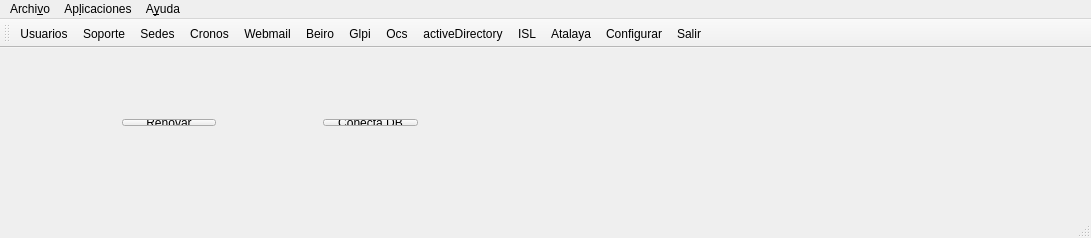
<?xml version="1.0" encoding="UTF-8"?>
<ui version="4.0">
 <class>Botonera</class>
 <widget class="QMainWindow" name="Botonera">
  <property name="geometry">
   <rect>
    <x>0</x>
    <y>0</y>
    <width>1091</width>
    <height>238</height>
   </rect>
  </property>
  <property name="windowTitle">
   <string>Botonera</string>
  </property>
  <widget class="QWidget" name="centralWidget">
   <widget class="QWidget" name="">
    <property name="geometry">
     <rect>
      <x>10</x>
      <y>60</y>
      <width>821</width>
      <height>29</height>
     </rect>
    </property>
    <layout class="QHBoxLayout" name="horizontalLayout_5">
     <item>
      <layout class="QHBoxLayout" name="barra_estado">
       <item>
        <widget class="QLabel" name="kerberos">
         <property name="font">
          <font>
           <family>Ubuntu Condensed</family>
           <weight>75</weight>
           <bold>true</bold>
          </font>
         </property>
         <property name="text">
          <string/>
         </property>
        </widget>
       </item>
       <item>
        <widget class="QPushButton" name="pb_kerberos">
         <property name="text">
          <string>Renovar</string>
         </property>
        </widget>
       </item>
      </layout>
     </item>
     <item>
      <layout class="QHBoxLayout" name="horizontalLayout">
       <item>
        <widget class="QLabel" name="label_DB">
         <property name="font">
          <font>
           <family>Ubuntu Condensed</family>
           <weight>75</weight>
           <bold>true</bold>
          </font>
         </property>
         <property name="text">
          <string/>
         </property>
        </widget>
       </item>
       <item>
        <widget class="QPushButton" name="pb_reconectaDB">
         <property name="text">
          <string>Conecta DB</string>
         </property>
        </widget>
       </item>
      </layout>
     </item>
     <item>
      <layout class="QHBoxLayout" name="horizontalLayout_3">
       <item>
        <widget class="QLabel" name="label_username">
         <property name="font">
          <font>
           <family>Ubuntu Condensed</family>
           <weight>75</weight>
           <bold>true</bold>
          </font>
         </property>
         <property name="text">
          <string/>
         </property>
        </widget>
       </item>
      </layout>
     </item>
     <item>
      <layout class="QHBoxLayout" name="horizontalLayout_2">
       <item>
        <widget class="QLabel" name="label_ip">
         <property name="font">
          <font>
           <family>Ubuntu Condensed</family>
           <weight>75</weight>
           <italic>false</italic>
           <bold>true</bold>
          </font>
         </property>
         <property name="text">
          <string/>
         </property>
        </widget>
       </item>
      </layout>
     </item>
    </layout>
   </widget>
  </widget>
  <widget class="QMenuBar" name="menuBar">
   <property name="geometry">
    <rect>
     <x>0</x>
     <y>0</y>
     <width>1091</width>
     <height>22</height>
    </rect>
   </property>
   <widget class="QMenu" name="menuNuevo">
    <property name="title">
     <string>Archi&amp;vo</string>
    </property>
    <addaction name="actionNuevo_Men"/>
    <addaction name="separator"/>
    <addaction name="actionSalir"/>
   </widget>
   <widget class="QMenu" name="menuAplicaciones">
    <property name="title">
     <string>Ap&amp;licaciones</string>
    </property>
    <addaction name="actionUsuarios"/>
    <addaction name="actionSoporte"/>
    <addaction name="actionCronos"/>
    <addaction name="actionWebmail"/>
    <addaction name="actionBeiro"/>
    <addaction name="actionGlpi"/>
    <addaction name="actionOcs"/>
    <addaction name="actionActiveDirectory"/>
    <addaction name="actionISL"/>
    <addaction name="actionConfigurar"/>
   </widget>
   <widget class="QMenu" name="menuAcerca_de">
    <property name="title">
     <string>A&amp;yuda</string>
    </property>
    <addaction name="actionAcerca_de"/>
   </widget>
   <addaction name="menuNuevo"/>
   <addaction name="menuAplicaciones"/>
   <addaction name="menuAcerca_de"/>
  </widget>
  <widget class="QToolBar" name="mainToolBar">
   <property name="baseSize">
    <size>
     <width>0</width>
     <height>0</height>
    </size>
   </property>
   <property name="iconSize">
    <size>
     <width>70</width>
     <height>70</height>
    </size>
   </property>
   <attribute name="toolBarArea">
    <enum>TopToolBarArea</enum>
   </attribute>
   <attribute name="toolBarBreak">
    <bool>false</bool>
   </attribute>
   <addaction name="actionUsuarios"/>
   <addaction name="actionSoporte"/>
   <addaction name="actionSedes"/>
   <addaction name="actionCronos"/>
   <addaction name="actionWebmail"/>
   <addaction name="actionBeiro"/>
   <addaction name="actionGlpi"/>
   <addaction name="actionOcs"/>
   <addaction name="actionActiveDirectory"/>
   <addaction name="actionISL"/>
   <addaction name="actionAtalaya"/>
   <addaction name="actionConfigurar"/>
   <addaction name="actionSalir"/>
  </widget>
  <widget class="QStatusBar" name="statusBar">
   <property name="font">
    <font>
     <weight>75</weight>
     <bold>true</bold>
    </font>
   </property>
  </widget>
  <action name="actionUsuarios">
   <property name="enabled">
    <bool>true</bool>
   </property>
   <property name="icon">
    <iconset>
     <normaloff>../../../usr/share/grx/asistencia/iconos/usuarios.png</normaloff>../../../usr/share/grx/asistencia/iconos/usuarios.png</iconset>
   </property>
   <property name="text">
    <string>&amp;Usuarios</string>
   </property>
   <property name="toolTip">
    <string>Usuarios</string>
   </property>
   <property name="shortcut">
    <string>Ctrl+F1</string>
   </property>
   <property name="visible">
    <bool>true</bool>
   </property>
  </action>
  <action name="actionCronos">
   <property name="icon">
    <iconset>
     <normaloff>../../../usr/share/grx/asistencia/iconos/cronos.png</normaloff>../../../usr/share/grx/asistencia/iconos/cronos.png</iconset>
   </property>
   <property name="text">
    <string>&amp;Cronos</string>
   </property>
   <property name="toolTip">
    <string>Cronos</string>
   </property>
   <property name="shortcut">
    <string>Ctrl+F2</string>
   </property>
  </action>
  <action name="actionWebmail">
   <property name="icon">
    <iconset>
     <normaloff>../../../usr/share/grx/asistencia/iconos/WebMail.png</normaloff>../../../usr/share/grx/asistencia/iconos/WebMail.png</iconset>
   </property>
   <property name="text">
    <string>&amp;Webmail</string>
   </property>
   <property name="toolTip">
    <string>Webmail</string>
   </property>
   <property name="shortcut">
    <string>Ctrl+F3</string>
   </property>
  </action>
  <action name="actionBeiro">
   <property name="icon">
    <iconset>
     <normaloff>../../../usr/share/grx/asistencia/iconos/beiro_cartera.png</normaloff>../../../usr/share/grx/asistencia/iconos/beiro_cartera.png</iconset>
   </property>
   <property name="text">
    <string>&amp;Beiro</string>
   </property>
   <property name="toolTip">
    <string>Beiro</string>
   </property>
   <property name="shortcut">
    <string>Ctrl+F4</string>
   </property>
  </action>
  <action name="actionGlpi">
   <property name="icon">
    <iconset>
     <normaloff>../../../usr/share/grx/asistencia/iconos/glpi.png</normaloff>../../../usr/share/grx/asistencia/iconos/glpi.png</iconset>
   </property>
   <property name="text">
    <string>&amp;Glpi</string>
   </property>
   <property name="toolTip">
    <string>Glpi</string>
   </property>
   <property name="shortcut">
    <string>Ctrl+F5</string>
   </property>
  </action>
  <action name="actionOcs">
   <property name="icon">
    <iconset>
     <normaloff>../../../usr/share/grx/asistencia/iconos/ocs.png</normaloff>../../../usr/share/grx/asistencia/iconos/ocs.png</iconset>
   </property>
   <property name="text">
    <string>&amp;Ocs</string>
   </property>
   <property name="toolTip">
    <string>Ocs</string>
   </property>
   <property name="shortcut">
    <string>Ctrl+F6</string>
   </property>
  </action>
  <action name="actionActiveDirectory">
   <property name="icon">
    <iconset>
     <normaloff>../../../usr/share/grx/asistencia/iconos/AD.png</normaloff>../../../usr/share/grx/asistencia/iconos/AD.png</iconset>
   </property>
   <property name="text">
    <string>&amp;activeDirectory</string>
   </property>
   <property name="toolTip">
    <string>Active Directory</string>
   </property>
   <property name="shortcut">
    <string>Ctrl+F7</string>
   </property>
  </action>
  <action name="actionSalir">
   <property name="icon">
    <iconset>
     <normaloff>../../../usr/share/grx/asistencia/iconos/salida.jpg</normaloff>../../../usr/share/grx/asistencia/iconos/salida.jpg</iconset>
   </property>
   <property name="text">
    <string>&amp;Salir</string>
   </property>
   <property name="toolTip">
    <string>Salir</string>
   </property>
   <property name="shortcut">
    <string>Ctrl+F8</string>
   </property>
  </action>
  <action name="actionNuevo_Men">
   <property name="icon">
    <iconset>
     <normaloff>../../../usr/share/grx/asistencia/iconos/logo.png</normaloff>../../../usr/share/grx/asistencia/iconos/logo.png</iconset>
   </property>
   <property name="text">
    <string>&amp;Nueva Botonera</string>
   </property>
  </action>
  <action name="actionISL">
   <property name="icon">
    <iconset>
     <normaloff>../../../usr/share/grx/asistencia/iconos/ISL50x50.png</normaloff>../../../usr/share/grx/asistencia/iconos/ISL50x50.png</iconset>
   </property>
   <property name="text">
    <string>&amp;ISL</string>
   </property>
   <property name="toolTip">
    <string>ISLlight</string>
   </property>
   <property name="shortcut">
    <string>Ctrl+9</string>
   </property>
  </action>
  <action name="actionConfigurar">
   <property name="icon">
    <iconset>
     <normaloff>../../../usr/share/grx/asistencia/iconos/update.png</normaloff>../../../usr/share/grx/asistencia/iconos/update.png</iconset>
   </property>
   <property name="text">
    <string>Co&amp;nfigurar</string>
   </property>
  </action>
  <action name="actionSoporte">
   <property name="icon">
    <iconset>
     <normaloff>../../../usr/share/grx/asistencia/iconos/equipos.gif</normaloff>../../../usr/share/grx/asistencia/iconos/equipos.gif</iconset>
   </property>
   <property name="text">
    <string>&amp;Soporte</string>
   </property>
   <property name="toolTip">
    <string>Soporte</string>
   </property>
  </action>
  <action name="actionSedes">
   <property name="icon">
    <iconset>
     <normaloff>../../../usr/share/grx/asistencia/iconos/sedes.png</normaloff>../../../usr/share/grx/asistencia/iconos/sedes.png</iconset>
   </property>
   <property name="text">
    <string>Sedes</string>
   </property>
  </action>
  <action name="actionAcerca_de">
   <property name="text">
    <string>&amp;Acerca de ...</string>
   </property>
  </action>
  <action name="actionAtalaya">
   <property name="icon">
    <iconset>
     <normaloff>../../../usr/share/grx/asistencia/iconos/atalaya.png</normaloff>../../../usr/share/grx/asistencia/iconos/atalaya.png</iconset>
   </property>
   <property name="text">
    <string>Atalaya</string>
   </property>
   <property name="toolTip">
    <string>Atalaya</string>
   </property>
  </action>
 </widget>
 <layoutdefault spacing="6" margin="11"/>
 <resources/>
 <connections/>
</ui>
